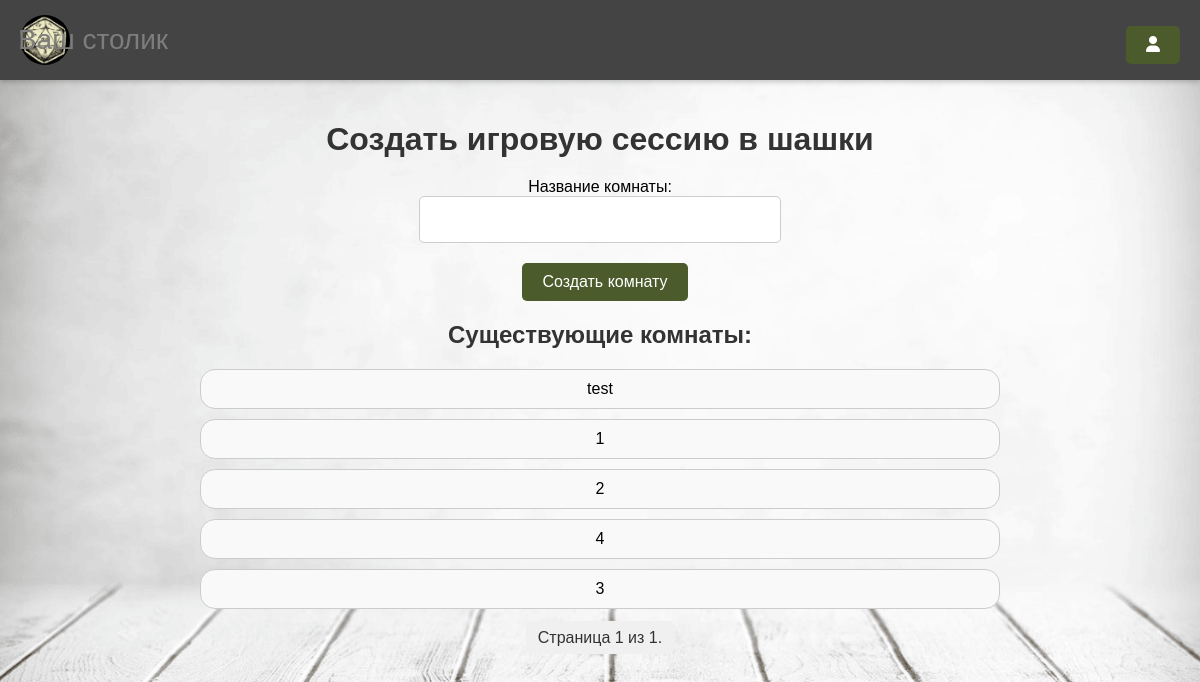
Before: /ches/ with the older database file.
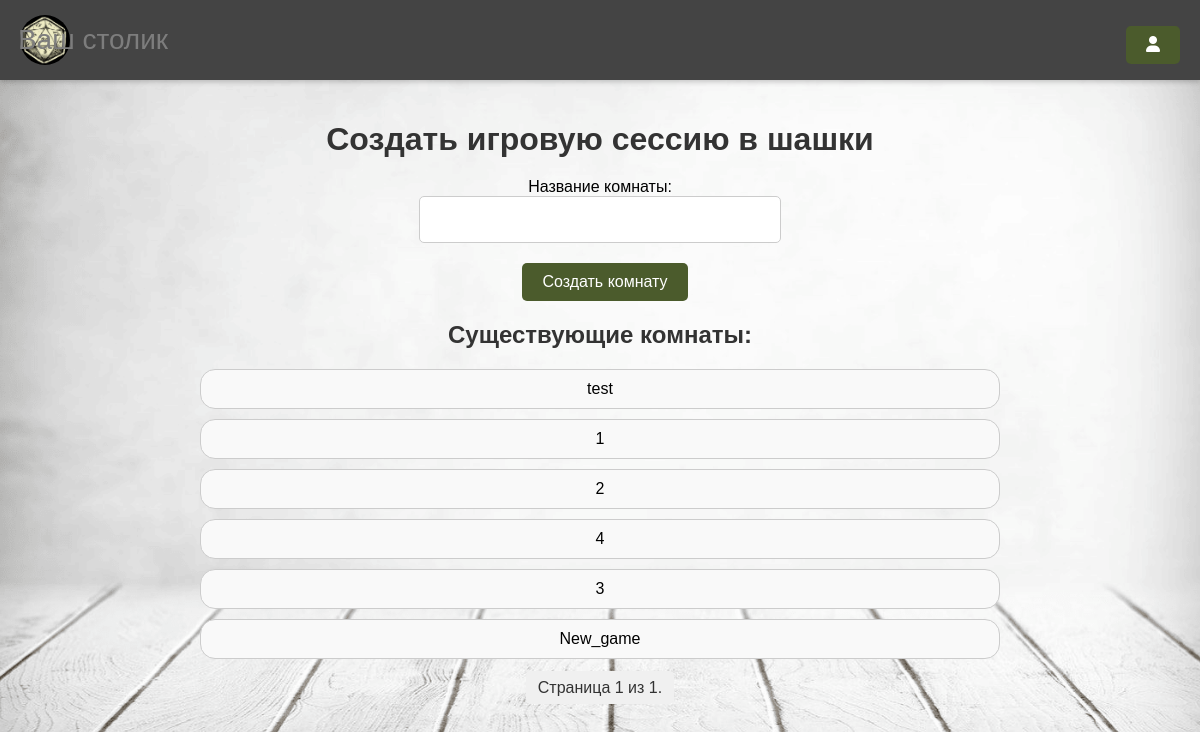
After: the same page with the newer database file.
### Table/models.py (models this page shows, shortened)
class Room(models.Model):
    name = models.CharField(max_length=100)
    is_open = models.BooleanField(default=True)  # Поле для отслеживания состояния комнаты

### Table/views.py (the view)
# urls.py: path('ches/', ches_page, name='ches_page'),
def ches_page(request):
    if request.method == 'POST':
        room_name = request.POST.get('room_name')
        if room_name:
            room = Room.objects.create(name=room_name)
            return redirect('chess_page', room_id=room.id)
    rooms = Room.objects.all()
    paginator = Paginator(rooms, 8)
    page_number = request.GET.get('page')
    try:
        rooms = paginator.page(page_number)
    except PageNotAnInteger:
        rooms = paginator.page(1)
    except EmptyPage:
        rooms = paginator.page(paginator.num_pages)
    return render(request, 'Table/ches_page.html', {'rooms': rooms})

### Table/templates/Table/Ches_page.html (shortened to what this page needs)
<!DOCTYPE html>
<html lang="ru">
<head>
    {% load static %}
    <link rel="stylesheet" href="{% static 'MySite/style.css' %}">
</head>
<body>
    {% include 'MySite/cap.html' %}
    <main>
        <h1>Создать игровую сессию в шашки</h1>
        <form method="post" class="form-container">
            <label for="room-name">Название комнаты:</label>
            <input type="text" id="room-name" name="room_name" required>
            <button type="submit" class="header-button">Создать комнату</button>
        </form>
        <div class="room-list">
            <h2>Существующие комнаты:</h2>
            <ul>
                {% for room in rooms %}
                    <li class="room-item">{{ room.name }}</li>
                {% endfor %}
            </ul>
        </div>
        <div class="pagination">
            <span class="step-links">
                <span class="current">
                    Страница {{ rooms.number }} из {{ rooms.paginator.num_pages }}.
                </span>
            </span>
        </div>
    </main>
</body>
</html>

Changed rows visible on the page:
added Room: name "New_game"
